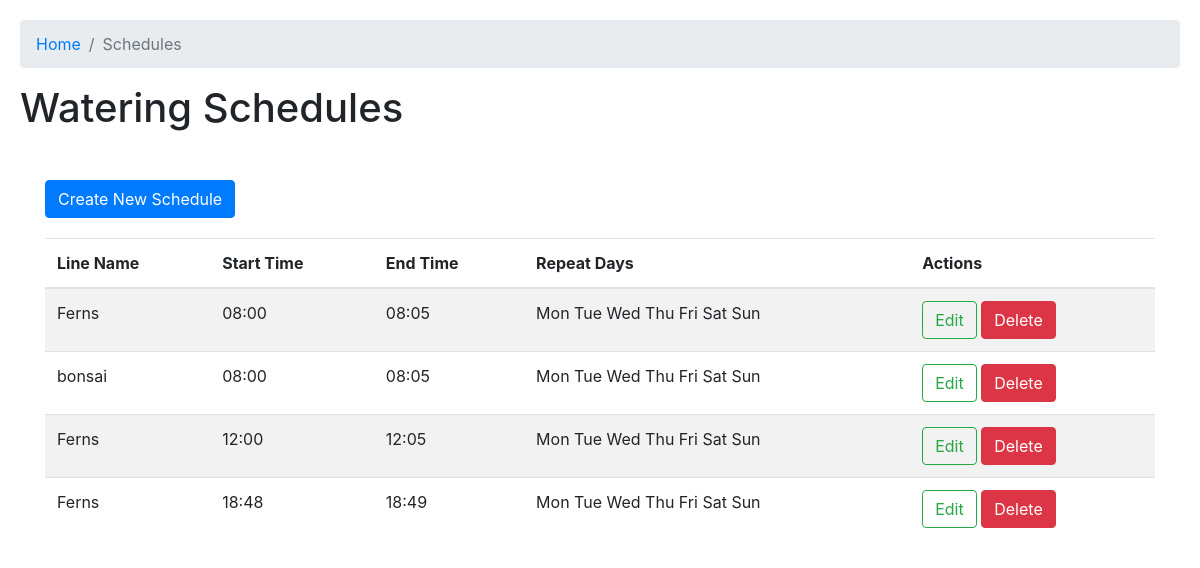
The app's page /schedules/, older data.
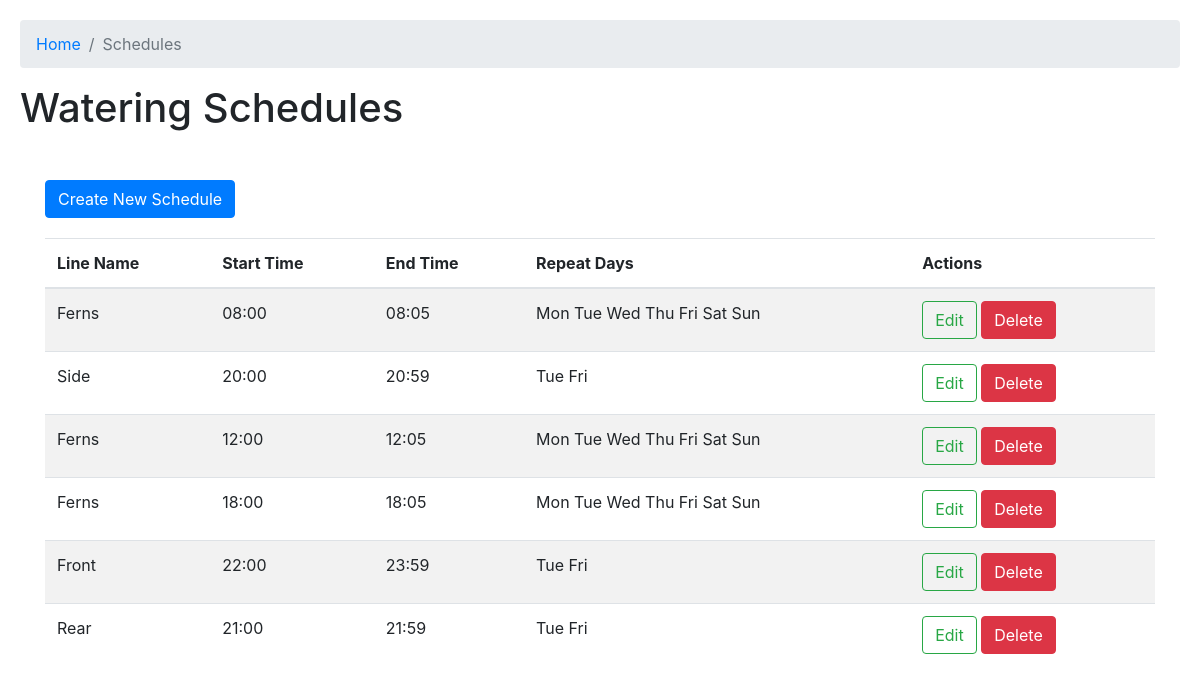
The same page, newer data.
### tables this page shows
CREATE TABLE watering_schedule (
        id INTEGER PRIMARY KEY AUTOINCREMENT,
        watering_line_id INTEGER NOT NULL,
        start_time TEXT NOT NULL,
        end_time TEXT NOT NULL,
        repeat_days TEXT NOT NULL,
        FOREIGN KEY (watering_line_id) REFERENCES watering_lines (id) ON DELETE CASCADE
    );

CREATE TABLE watering_lines (
        id INTEGER PRIMARY KEY AUTOINCREMENT,
        name TEXT NOT NULL,
        gpio_pin INTEGER NOT NULL UNIQUE
    );

### main.py (the view)
@app.route("/schedules/")
def list_schedules():
    with SQLite() as db:
        schedules = db.execute('''
        SELECT s.id, w.name AS watering_line, s.start_time, s.end_time, s.repeat_days
        FROM watering_schedule s
        JOIN watering_lines w ON s.watering_line_id = w.id
        ''').fetchall()
    return render_template("list_schedules.html", schedules=schedules)

### utils.py (called while the page is built)
def dict_factory(cursor, row):
    fields = [column[0] for column in cursor.description]
    return {key: value for key, value in zip(fields, row)}

    def __enter__(self):
        try:
            self.conn = sqlite3.connect(self.file)
            self.conn.row_factory = dict_factory
            return self.conn
        except sqlite3.Error as e:
            raise RuntimeError(f"Database connection failed: {e}")

    def __exit__(self, type, value, traceback):
        if self.conn:
            if traceback is None:  # Commit only if no exception occurred
                self.conn.commit()
            self.conn.close()

### templates/list_schedules.html
{% extends 'layout.html' %} {% block header %}
<h1>{% block title %}Watering Schedules{% endblock %}</h1>
{% endblock %} {% block nav%}
<li class="breadcrumb-item"><a href="/">Home</a></li>
<li class="breadcrumb-item active" aria-current="page">Schedules</li>
{% endblock %} {% block content %}
<a
  href="{{ url_for('create_schedule') }}"
  style="margin-bottom: 20px; display: inline-block"
>
  <button type="button" class="btn btn-primary">Create New Schedule</button>
</a>
<table class="table table-striped">
  <thead>
    <tr>
      <th>Line Name</th>
      <th>Start Time</th>
      <th>End Time</th>
      <th>Repeat Days</th>
      <th>Actions</th>
    </tr>
  </thead>
  <tbody>
    {% for schedule in schedules %}
    <tr>
      <td>{{ schedule.watering_line }}</td>
      <td>{{ schedule.start_time }}</td>
      <td>{{ schedule.end_time }}</td>
      <td style="overflow-wrap: anywhere">
        {{ " ".join(schedule.repeat_days.split(','))}}
      </td>
      <td>
        <a href="{{ url_for('edit_schedule', schedule_id=schedule.id) }}">
          <button type="button" class="btn btn-outline-success">Edit</button>
        </a>
        <a
          href="{{ url_for('delete_schedule', schedule_id=schedule.id) }}"
          onclick="return confirm('Are you sure you want to delete this schedule?');"
        >
          <button class="btn btn-danger">Delete</button>
        </a>
      </td>
    </tr>
    {% endfor %}
  </tbody>
</table>
{% endblock %}

### templates/layout.html (shortened to what this page needs)
<!doctype html>
<html>
  <head>
    {% block head %}
    <link
      href="https://stackpath.bootstrapcdn.com/bootstrap/4.3.1/css/bootstrap.min.css"
      rel="stylesheet"
    />
    {% endblock %}
  </head>
  <body>
    <nav aria-label="breadcrumb">
      <ol class="breadcrumb">
        {% block nav%}{% endblock %}
      </ol>
    </nav>
    <header>{% block header %}{% endblock %}</header>
    <div class="container mt-5" id="content">
      {% block content %}{% endblock %}
    </div>
  </body>
</html>

### templates/layout.html (style rules this page uses)
body { font-family: Arial, sans-serif; text-align: center; padding: 20px; }

Row changes from the older to the newer data that the page shows:
changed watering_schedule: watering_line "bonsai" → "Side"; start_time "08:00" → "20:00"; end_time "08:05" → "20:59"; repeat_days "Mon Tue Wed Thu Fri Sat Sun" → "Tue Fri"
changed watering_schedule (number 4 of 6 on the later page): start_time "18:48" → "18:00"; end_time "18:49" → "18:05"
added watering_schedule: watering_line "Front", start_time "22:00", end_time "23:59", repeat_days "Tue Fri"
added watering_schedule: watering_line "Rear", start_time "21:00", end_time "21:59", repeat_days "Tue Fri"
